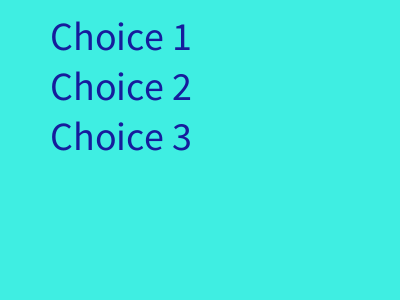
Frame 1 (no input)
Frame 60 (the mouse pressed at the canvas centre just before this capture): identical to frame 1, image omitted
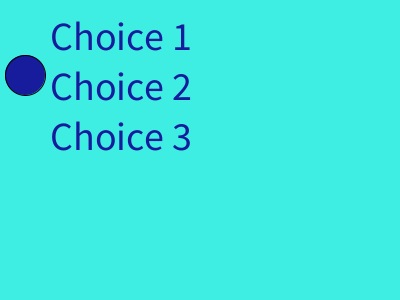
Frame 120 (the mouse held since frame 60 and released just before this capture)

The Processing sketch that drew these frames (run headless with seeded random() and noise(); from frame 60 on, the mouse is pressed at the canvas centre):

// Processing sketch: week13_2_ellipse
// ── week13_2_ellipse.pde
void setup()
{
  size(400,300);
  textSize(40);
}
int choice = -1;
void draw()
{
  background(#3FEEE2);
  fill(#161C9C);
  if (choice == 0) ellipse(25, 25, 40, 40);
  if (choice == 1) ellipse(25, 75, 40, 40);
  if (choice == 2) ellipse(25,125, 40, 40);
  text("Choice 1",50,50);
  text("Choice 2",50,100);
  text("Choice 3",50,150);
}
void mousePressed(){
  choice = int (random(3));
}
